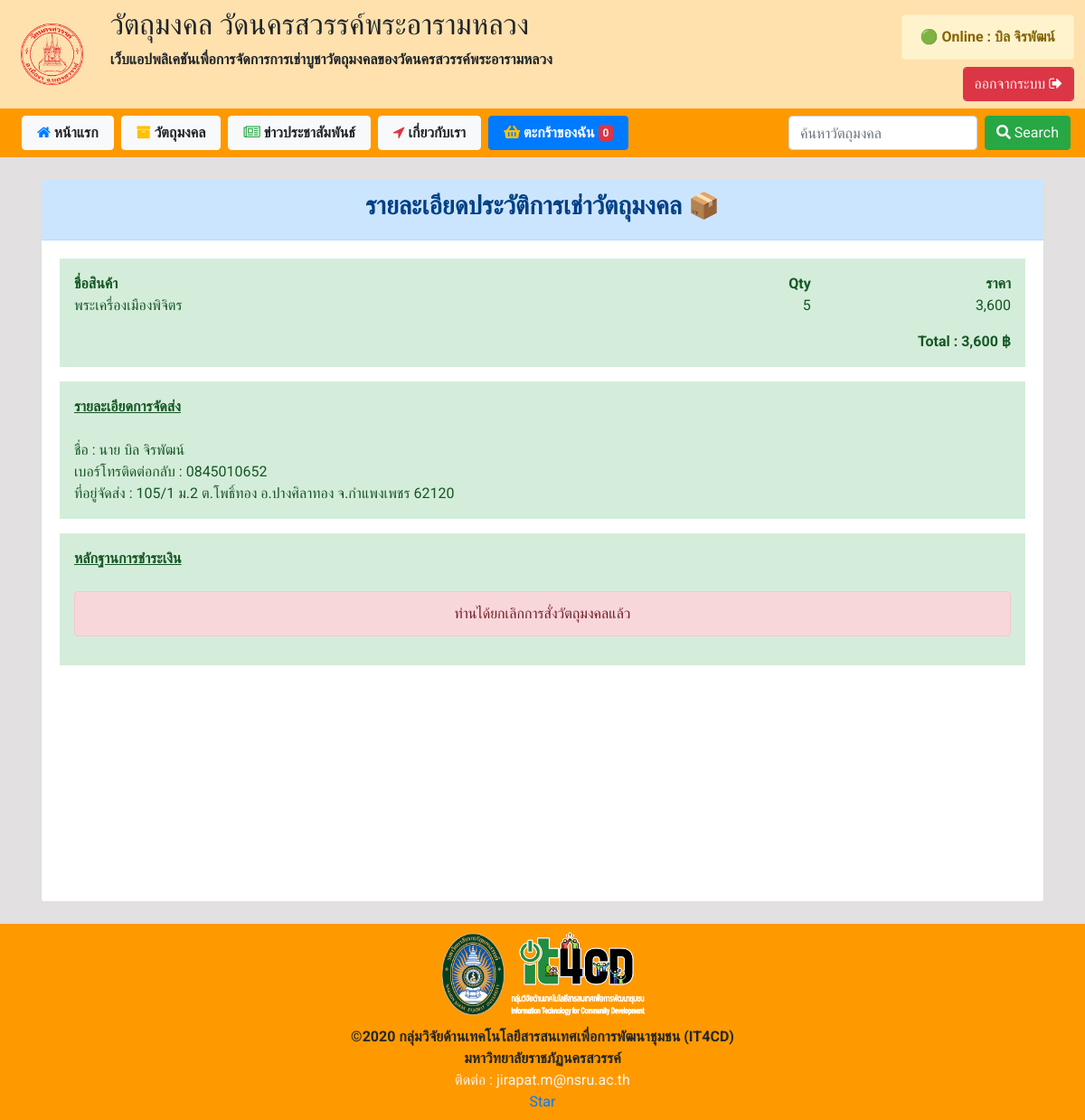
Screenshot of /index.php?p=veiw_save_basket&id4_save_basket=33 (signed in) with the database file from the repository.
### tables this page shows
CREATE TABLE `basket`  (
  `id_basket` int NOT NULL AUTO_INCREMENT,
  `id_user` int NOT NULL,
  `id_product` int NOT NULL,
  `cover_basket` varchar(250) NOT NULL COMMENT 'รูป',
  `b_product_name` varchar(250) NOT NULL COMMENT 'ชื่อสินค้าที่เลือก',
  `b_product_price` varchar(100) NOT NULL COMMENT 'ราคาสินค้า/ชิ้น',
  `b_product_qty` varchar(100) NOT NULL COMMENT 'จำนวนสินค้า',
  `b_price` varchar(100) NOT NULL COMMENT 'ราคา',
  `status_basket` varchar(50) NOT NULL,
  PRIMARY KEY (`id_basket`) USING BTREE,
  INDEX `id_user`(`id_user`) USING BTREE,
  INDEX `id_product`(`id_product`) USING BTREE,
  CONSTRAINT `basket_ibfk_1` FOREIGN KEY (`id_user`) REFERENCES `user` (`id`) ON DELETE RESTRICT ON UPDATE RESTRICT,
  CONSTRAINT `basket_ibfk_2` FOREIGN KEY (`id_product`) REFERENCES `product` (`id_product`) ON DELETE RESTRICT ON UPDATE RESTRICT
);

CREATE TABLE `user`  (
  `id` int NOT NULL AUTO_INCREMENT,
  `username` varchar(50) NOT NULL,
  `password` varchar(50) NOT NULL,
  `title_name` varchar(10) NOT NULL,
  `first_name` varchar(50) NOT NULL,
  `last_name` varchar(50) NOT NULL,
  `email` varchar(50) NOT NULL,
  `phone_number` varchar(10) NOT NULL,
  `profile_img` varchar(50) NOT NULL,
  `register_status` varchar(10) NOT NULL,
  `user_level` varchar(5) NOT NULL,
  `date_register` timestamp(0) NOT NULL DEFAULT current_timestamp(0),
  PRIMARY KEY (`id`) USING BTREE
);

CREATE TABLE `save_basket`  (
  `id_save_basket` int NOT NULL AUTO_INCREMENT,
  `id_user` int NOT NULL,
  `id_basket` varchar(100) NOT NULL,
  `id_product` varchar(100) NOT NULL,
  `total_prod` varchar(20) NOT NULL,
  `name_cus` varchar(100) NOT NULL DEFAULT '-',
  `phone_number` varchar(100) NOT NULL,
  `address_for_send` varchar(100) NOT NULL,
  `slip_img` varchar(150) NOT NULL DEFAULT 'wait',
  `date_time` timestamp(0) NOT NULL DEFAULT current_timestamp(0) ON UPDATE CURRENT_TIMESTAMP(0),
  `status_pay` varchar(50) NOT NULL DEFAULT 'not_pay',
  PRIMARY KEY (`id_save_basket`) USING BTREE,
  INDEX `id_user`(`id_user`) USING BTREE,
  CONSTRAINT `save_basket_ibfk_1` FOREIGN KEY (`id_user`) REFERENCES `user` (`id`) ON DELETE RESTRICT ON UPDATE RESTRICT
);

### function.php (called while the page is built, shortened)
<?php
        class DB_conn{
            function __construct(){
                $conn = mysqli_connect(DB_server, DB_user, DB_password, DB_name);
                $this->dbcon = $conn;
            }
                }
                class shopSacredObj extends DB_conn{
                    public function runQuery($query){
                        $reS = mysqli_query($this->dbcon, $query);
                        return $reS;
                    }
                }
?>

### include_for_p/veiw_save_basket.php (the view, shortened to what this page needs)
<div class="container mt-4 mb-4">
    <div class="card min-vh-100">
        <div class="card-header text-center alert-primary">
            <h3 class="font-weight-bold ">รายละเอียดประวัติการเช่าวัตถุมงคล 📦</h3>
        </div>
        <div class="card-body">
            <div class="jumbotron jumbotron-fluid p-3 alert-success mb-3">
                <table class="w-100">
                    <thead>
                        <tr>
                            <th>ชื่อสินค้า</th>
                            <th class="text-right">Qty</th>
                            <th class="text-right">ราคา</th>
                        </tr>
                    </thead>
                    <tbody>
                        <?php
                        $queryThis = new shopSacredObj();
                        $sl_save_basket1 = $queryThis->runQuery("SELECT * FROM save_basket WHERE id_save_basket='$_GET[id4_save_basket]' ");
                        $fetch_SSB1 = mysqli_fetch_array($sl_save_basket1);
                        $sl_basket2 = $queryThis->runQuery("SELECT * FROM basket WHERE id_basket in($fetch_SSB1[id_basket])");
                    while($fetch_SB2 = mysqli_fetch_array($sl_basket2)){
                        ?>
                        <tr>
                            <td><?php echo $fetch_SB2['b_product_name']; ?></td>
                            <td class="text-right"><?php echo $fetch_SB2['b_product_qty']; ?></td>
                            <td class="text-right"><?php echo number_format($fetch_SB2['b_price']); ?></td>
                        </tr>
                        <?php }
                        $sl_basket3 = $queryThis->runQuery("SELECT sum(b_price) FROM basket WHERE id_basket in($fetch_SSB1[id_basket])");
                        $fetch_SB3 = mysqli_fetch_array($sl_basket3)
                    ?>
                        <tr>
                            <td colspan="3" class="text-right mr-2 pt-3 font-weight-bold">
                                Total : <?php echo number_format($fetch_SB3['sum(b_price)']);?> ฿
                            </td>
                        </tr>
                    </tbody>
                </table>
            </div>
            <div class="jumbotron jumbotron-fluid alert-success mb-3 p-3">
                <?php
                        $sl_user4 = $queryThis->runQuery("SELECT * FROM user WHERE id='$fetch_SSB1[id_user]' ");
                        $fetch_SU4 = mysqli_fetch_array($sl_user4);
                        ?>
                <strong><u>รายละเอียดการจัดส่ง</u> </strong><br><br>
                <text>ชื่อ :
                    <?php echo $fetch_SU4['title_name']." ".$fetch_SU4['first_name']." ".$fetch_SU4['last_name'] ; ?></text><br>
                <text>เบอร์โทรติดต่อกลับ : <?php echo $fetch_SSB1['phone_number'];?> </text><br>
                <text>ที่อยู่จัดส่ง : <?php echo $fetch_SSB1['address_for_send'];?></text><br>
            </div>
            <div class="jumbotron jumbotron-fluid alert-success mb-3 p-3">
                <strong><u>หลักฐานการชำระเงิน</u> </strong> <br><br>
                <?php
                if($fetch_SSB1['status_pay'] == "cancel_order"){
                    ?>
                    <div class="alert alert-danger text-center">
                            ท่านได้ยกเลิกการสั่งวัตถุมงคลแล้ว
                    </div>
                    <?php
                }
                      ?>
            </div>
        </div>
    </div>
</div>

### css/myself.css (style rules this page uses)
* { margin: 0px; padding: 0px; font-family: 'Roboto', sans-serif; }

### rows the page displays
basket: b_product_name "พระเครื่องเมืองพิจิตร", b_product_qty "5", b_price "3,600"
user: title_name "นาย", first_name "บิล", last_name "จิรพัฒน์"
save_basket: phone_number "0845010652", address_for_send "105/1 ม.2 ต.โพธิ์ทอง อ.ปางศิลาทอง จ.กำแพงเพชร 62120"

### other values shown
$_SESSION['name'] "บิล"
$_SESSION['lname'] "จิรพัฒน์"
$fetch4count['count(status_basket)'] "0"
$fetch_SB3['sum(b_price)'] "3,600"
